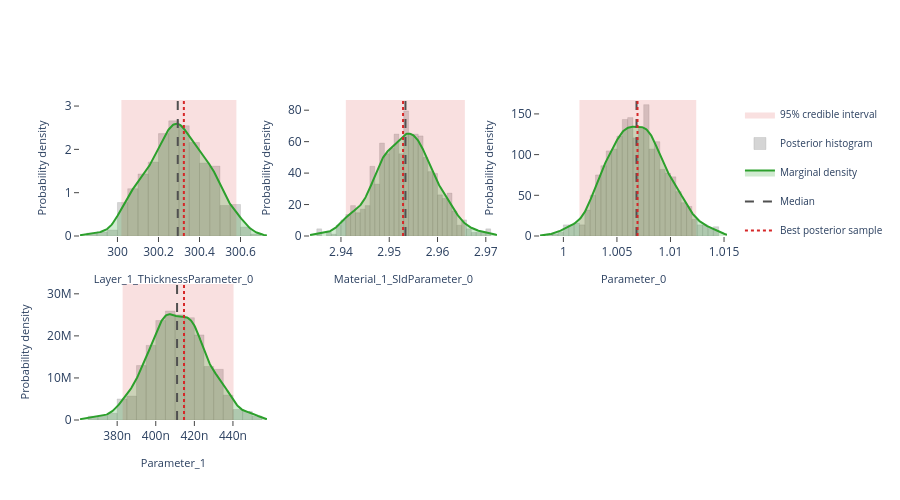

This figure's notebook cell:
### Markdown cell above
## Interactive posterior plots

The next three cells render the same Plotly figures that are shown on the
Bayesian Posterior tab of the EasyReflectometryApp:

* **Marginals** — per-parameter distribution: histogram + smooth KDE marginal,
  shaded 95% credible interval, and median / best-sample lines
  (`plot_distribution` or `posterior.distribution()`)
* **Corner plot** — pairwise marginals + 2-D contours + scatter (`plot_corner`)
* **Traces** — per-chain trace + marginal histogram (`plot_trace`)

The standalone helpers are called with ``return_figure=True`` so they return a
Plotly ``Figure`` that we render in the notebook with ``fig.show()``; the
``PosteriorResults`` methods return the figure directly.

### Code cell
# ---- Marginal posterior distributions ---------------------------------------
# One panel per free parameter, each overlaying the posterior histogram, a
# smooth Gaussian-KDE marginal, the shaded 95% credible interval, and the
# median / best-sample reference lines.  Mirrors the "Marginals" sub-tab in
# the EasyReflectometryApp.

# The PosteriorResults method passes ``logp`` through automatically so the
# best posterior sample (MAP) line is drawn:
fig = posterior.distribution()
fig.show()

# Standalone equivalent (pass ``logp`` to get the best-sample line):
# fig = plot_distribution(
#     posterior.draws,
#     posterior.param_names,
#     logp=posterior.logp,
#     return_figure=True,
# )
# fig.show()

### Figure 1 — Plotly figure (JSON) as saved in the notebook; plotly's stock layout.template omitted (floating-point values rounded to 4 significant figures; data arrays with more than 128 entries replaced by an {"elided": "..."} marker saying what was removed)
{"data": [{"fill": "toself", "fillcolor": "rgba(214, 39, 40, 0.14)", "hoverinfo": "skip", "legendgroup": "95% credible interval", "line": {"color": "rgba(214, 39, 40, 0.14)", "width": 0}, "mode": "lines", "name": "95% credible interval", "showlegend": true, "type": "scatter", "x": [300.0, 300.6, 300.6, 300.0, 300.0], "xaxis": "x", "y": [0.0, 0.0, 3.14, 3.14, 0.0], "yaxis": "y"}, {"histnorm": "probability density", "hovertemplate": "sample=%{x:.4f}<br>density: %{y:.2f}<extra></extra>", "legendgroup": "histogram", "marker": {"color": "rgba(120, 120, 120, 0.38)", "line": {"color": "rgba(120, 120, 120, 0.24)", "width": 1}}, "name": "Posterior histogram", "nbinsx": 40, "opacity": 0.82, "showlegend": true, "type": "histogram", "x": {"elided": "880 float values"}, "xaxis": "x", "yaxis": "y"}, {"fill": "tozeroy", "fillcolor": "rgba(44, 160, 44, 0.22)", "hovertemplate": "Layer_1_ThicknessParameter_0: %{x:.4f}<br>density: %{y:.4f}<extra></extra>", "legendgroup": "marginal", "line": {"color": "rgb(44, 160, 44)", "width": 2}, "mode": "lines", "name": "Marginal density", "showlegend": true, "type": "scatter", "x": {"elided": "256 float values"}, "xaxis": "x", "y": {"elided": "256 float values"}, "yaxis": "y"}, {"hovertemplate": "Median: %{x:.4f}<extra></extra>", "legendgroup": "Median", "line": {"color": "rgb(80, 80, 80)", "dash": "dash", "width": 2}, "mode": "lines", "name": "Median", "showlegend": true, "type": "scatter", "x": [300.3, 300.3], "xaxis": "x", "y": [0.0, 3.14], "yaxis": "y"}, {"hovertemplate": "Best posterior sample: %{x:.4f}<extra></extra>", "legendgroup": "Best posterior sample", "line": {"color": "rgb(214, 39, 40)", "dash": "dot", "width": 2}, "mode": "lines", "name": "Best posterior sample", "showlegend": true, "type": "scatter", "x": [300.3, 300.3], "xaxis": "x", "y": [0.0, 3.14], "yaxis": "y"}, {"fill": "toself", "fillcolor": "rgba(214, 39, 40, 0.14)", "hoverinfo": "skip", "legendgroup": "95% credible interval", "line": {"color": "rgba(214, 39, 40, 0.14)", "width": 0}, "mode": "lines", "name": "95% credible interval", "showlegend": false, "type": "scatter", "x": [2.941, 2.966, 2.966, 2.941, 2.941], "xaxis": "x2", "y": [0.0, 0.0, 86.48, 86.48, 0.0], "yaxis": "y2"}, {"histnorm": "probability density", "hovertemplate": "sample=%{x:.4f}<br>density: %{y:.2f}<extra></extra>", "legendgroup": "histogram", "marker": {"color": "rgba(120, 120, 120, 0.38)", "line": {"color": "rgba(120, 120, 120, 0.24)", "width": 1}}, "name": "Posterior histogram", "nbinsx": 40, "opacity": 0.82, "showlegend": false, "type": "histogram", "x": {"elided": "880 float values"}, "xaxis": "x2", "yaxis": "y2"}, {"fill": "tozeroy", "fillcolor": "rgba(44, 160, 44, 0.22)", "hovertemplate": "Material_1_SldParameter_0: %{x:.4f}<br>density: %{y:.4f}<extra></extra>", "legendgroup": "marginal", "line": {"color": "rgb(44, 160, 44)", "width": 2}, "mode": "lines", "name": "Marginal density", "showlegend": false, "type": "scatter", "x": {"elided": "256 float values"}, "xaxis": "x2", "y": {"elided": "256 float values"}, "yaxis": "y2"}, {"hovertemplate": "Median: %{x:.4f}<extra></extra>", "legendgroup": "Median", "line": {"color": "rgb(80, 80, 80)", "dash": "dash", "width": 2}, "mode": "lines", "name": "Median", "showlegend": false, "type": "scatter", "x": [2.953, 2.953], "xaxis": "x2", "y": [0.0, 86.48], "yaxis": "y2"}, {"hovertemplate": "Best posterior sample: %{x:.4f}<extra></extra>", "legendgroup": "Best posterior sample", "line": {"color": "rgb(214, 39, 40)", "dash": "dot", "width": 2}, "mode": "lines", "name": "Best posterior sample", "showlegend": false, "type": "scatter", "x": [2.953, 2.953], "xaxis": "x2", "y": [0.0, 86.48], "yaxis": "y2"}, {"fill": "toself", "fillcolor": "rgba(214, 39, 40, 0.14)", "hoverinfo": "skip", "legendgroup": "95% credible interval", "line": {"color": "rgba(214, 39, 40, 0.14)", "width": 0}, "mode": "lines", "name": "95% credible interval", "showlegend": false, "type": "scatter", "x": [1.001, 1.012, 1.012, 1.001, 1.001], "xaxis": "x3", "y": [0.0, 0.0, 167.1, 167.1, 0.0], "yaxis": "y3"}, {"histnorm": "probability density", "hovertemplate": "sample=%{x:.4f}<br>density: %{y:.2f}<extra></extra>", "legendgroup": "histogram", "marker": {"color": "rgba(120, 120, 120, 0.38)", "line": {"color": "rgba(120, 120, 120, 0.24)", "width": 1}}, "name": "Posterior histogram", "nbinsx": 40, "opacity": 0.82, "showlegend": false, "type": "histogram", "x": {"elided": "880 float values"}, "xaxis": "x3", "yaxis": "y3"}, {"fill": "tozeroy", "fillcolor": "rgba(44, 160, 44, 0.22)", "hovertemplate": "Parameter_0: %{x:.4f}<br>density: %{y:.4f}<extra></extra>", "legendgroup": "marginal", "line": {"color": "rgb(44, 160, 44)", "width": 2}, "mode": "lines", "name": "Marginal density", "showlegend": false, "type": "scatter", "x": {"elided": "256 float values"}, "xaxis": "x3", "y": {"elided": "256 float values"}, "yaxis": "y3"}, {"hovertemplate": "Median: %{x:.4f}<extra></extra>", "legendgroup": "Median", "line": {"color": "rgb(80, 80, 80)", "dash": "dash", "width": 2}, "mode": "lines", "name": "Median", "showlegend": false, "type": "scatter", "x": [1.007, 1.007], "xaxis": "x3", "y": [0.0, 167.1], "yaxis": "y3"}, {"hovertemplate": "Best posterior sample: %{x:.4f}<extra></extra>", "legendgroup": "Best posterior sample", "line": {"color": "rgb(214, 39, 40)", "dash": "dot", "width": 2}, "mode": "lines", "name": "Best posterior sample", "showlegend": false, "type": "scatter", "x": [1.007, 1.007], "xaxis": "x3", "y": [0.0, 167.1], "yaxis": "y3"}, {"fill": "toself", "fillcolor": "rgba(214, 39, 40, 0.14)", "hoverinfo": "skip", "legendgroup": "95% credible interval", "line": {"color": "rgba(214, 39, 40, 0.14)", "width": 0}, "mode": "lines", "name": "95% credible interval", "showlegend": false, "type": "scatter", "x": [3.828e-07, 4.403e-07, 4.403e-07, 3.828e-07, 3.828e-07], "xaxis": "x4", "y": [0.0, 0.0, 32340000.0, 32340000.0, 0.0], "yaxis": "y4"}, {"histnorm": "probability density", "hovertemplate": "sample=%{x:.4f}<br>density: %{y:.2f}<extra></extra>", "legendgroup": "histogram", "marker": {"color": "rgba(120, 120, 120, 0.38)", "line": {"color": "rgba(120, 120, 120, 0.24)", "width": 1}}, "name": "Posterior histogram", "nbinsx": 40, "opacity": 0.82, "showlegend": false, "type": "histogram", "x": {"elided": "880 float values"}, "xaxis": "x4", "yaxis": "y4"}, {"fill": "tozeroy", "fillcolor": "rgba(44, 160, 44, 0.22)", "hovertemplate": "Parameter_1: %{x:.4f}<br>density: %{y:.4f}<extra></extra>", "legendgroup": "marginal", "line": {"color": "rgb(44, 160, 44)", "width": 2}, "mode": "lines", "name": "Marginal density", "showlegend": false, "type": "scatter", "x": {"elided": "256 float values"}, "xaxis": "x4", "y": {"elided": "256 float values"}, "yaxis": "y4"}, {"hovertemplate": "Median: %{x:.4f}<extra></extra>", "legendgroup": "Median", "line": {"color": "rgb(80, 80, 80)", "dash": "dash", "width": 2}, "mode": "lines", "name": "Median", "showlegend": false, "type": "scatter", "x": [4.11e-07, 4.11e-07], "xaxis": "x4", "y": [0.0, 32340000.0], "yaxis": "y4"}, {"hovertemplate": "Best posterior sample: %{x:.4f}<extra></extra>", "legendgroup": "Best posterior sample", "line": {"color": "rgb(214, 39, 40)", "dash": "dot", "width": 2}, "mode": "lines", "name": "Best posterior sample", "showlegend": false, "type": "scatter", "x": [4.146e-07, 4.146e-07], "xaxis": "x4", "y": [0.0, 32340000.0], "yaxis": "y4"}], "layout": {"barmode": "overlay", "height": 500, "legend": {"font": {"size": 10}}, "plot_bgcolor": "white", "showlegend": true, "xaxis": {"anchor": "y", "domain": [0.0, 0.2889], "range": [299.8, 300.7], "showgrid": false, "ticks": "outside", "title": {"font": {"size": 11}, "text": "Layer_1_ThicknessParameter_0"}, "zeroline": false}, "xaxis2": {"anchor": "y2", "domain": [0.3556, 0.6444], "range": [2.934, 2.972], "showgrid": false, "ticks": "outside", "title": {"font": {"size": 11}, "text": "Material_1_SldParameter_0"}, "zeroline": false}, "xaxis3": {"anchor": "y3", "domain": [0.7111, 1.0], "range": [0.9978, 1.015], "showgrid": false, "ticks": "outside", "title": {"font": {"size": 11}, "text": "Parameter_0"}, "zeroline": false}, "xaxis4": {"anchor": "y4", "domain": [0.0, 0.2889], "range": [3.607e-07, 4.576e-07], "showgrid": false, "ticks": "outside", "title": {"font": {"size": 11}, "text": "Parameter_1"}, "zeroline": false}, "xaxis5": {"anchor": "y5", "domain": [0.3556, 0.6444], "showgrid": false, "ticks": "outside", "zeroline": false}, "xaxis6": {"anchor": "y6", "domain": [0.7111, 1.0], "showgrid": false, "ticks": "outside", "zeroline": false}, "yaxis": {"anchor": "x", "domain": [0.575, 1.0], "range": [0.0, 3.14], "showgrid": false, "ticks": "outside", "title": {"font": {"size": 11}, "text": "Probability density"}, "zeroline": false}, "yaxis2": {"anchor": "x2", "domain": [0.575, 1.0], "range": [0.0, 86.48], "showgrid": false, "ticks": "outside", "title": {"font": {"size": 11}, "text": "Probability density"}, "zeroline": false}, "yaxis3": {"anchor": "x3", "domain": [0.575, 1.0], "range": [0.0, 167.1], "showgrid": false, "ticks": "outside", "title": {"font": {"size": 11}, "text": "Probability density"}, "zeroline": false}, "yaxis4": {"anchor": "x4", "domain": [0.0, 0.425], "range": [0.0, 32340000.0], "showgrid": false, "ticks": "outside", "title": {"font": {"size": 11}, "text": "Probability density"}, "zeroline": false}, "yaxis5": {"anchor": "x5", "domain": [0.0, 0.425], "showgrid": false, "ticks": "outside", "zeroline": false}, "yaxis6": {"anchor": "x6", "domain": [0.0, 0.425], "showgrid": false, "ticks": "outside", "zeroline": false}}}
